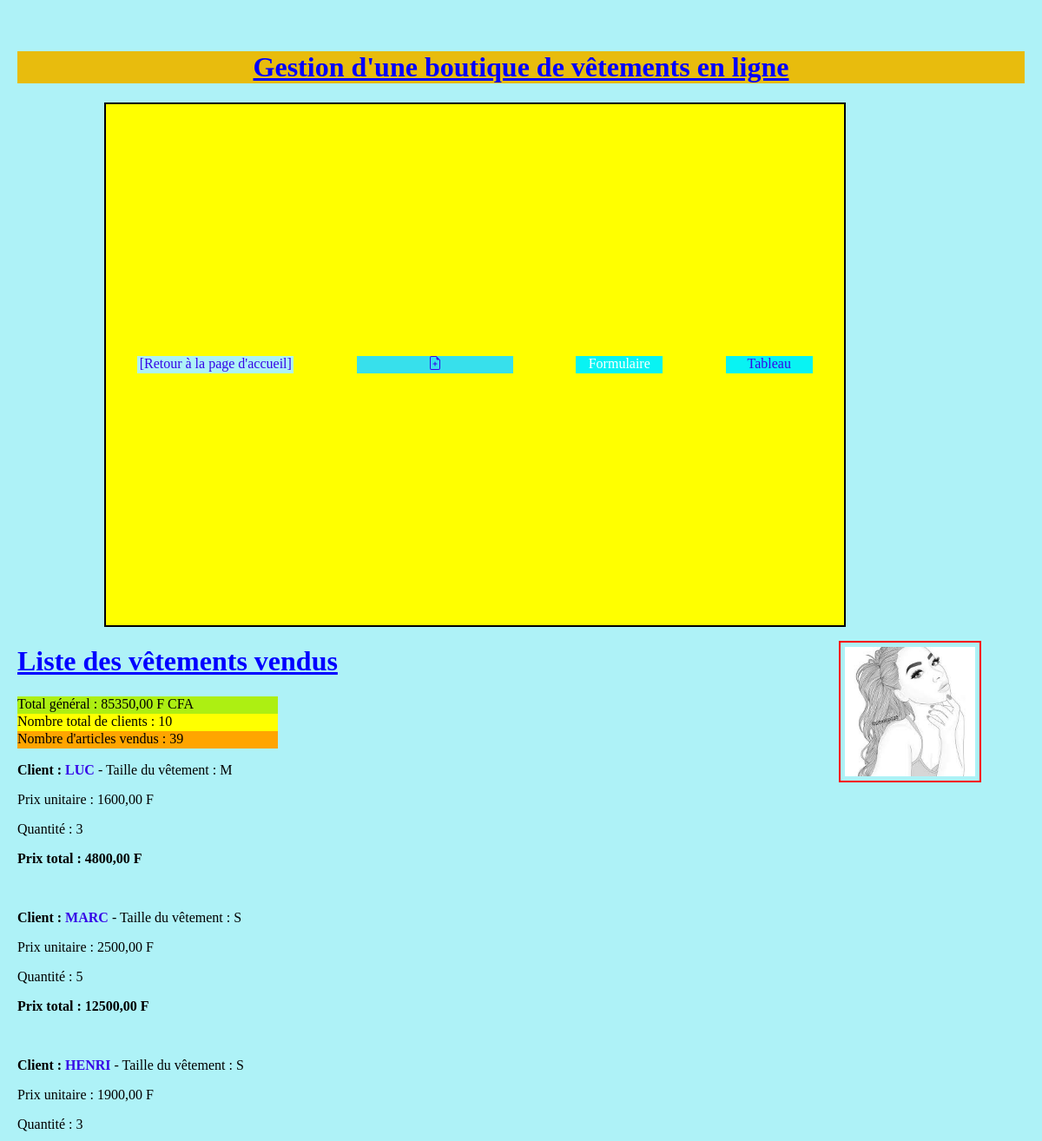
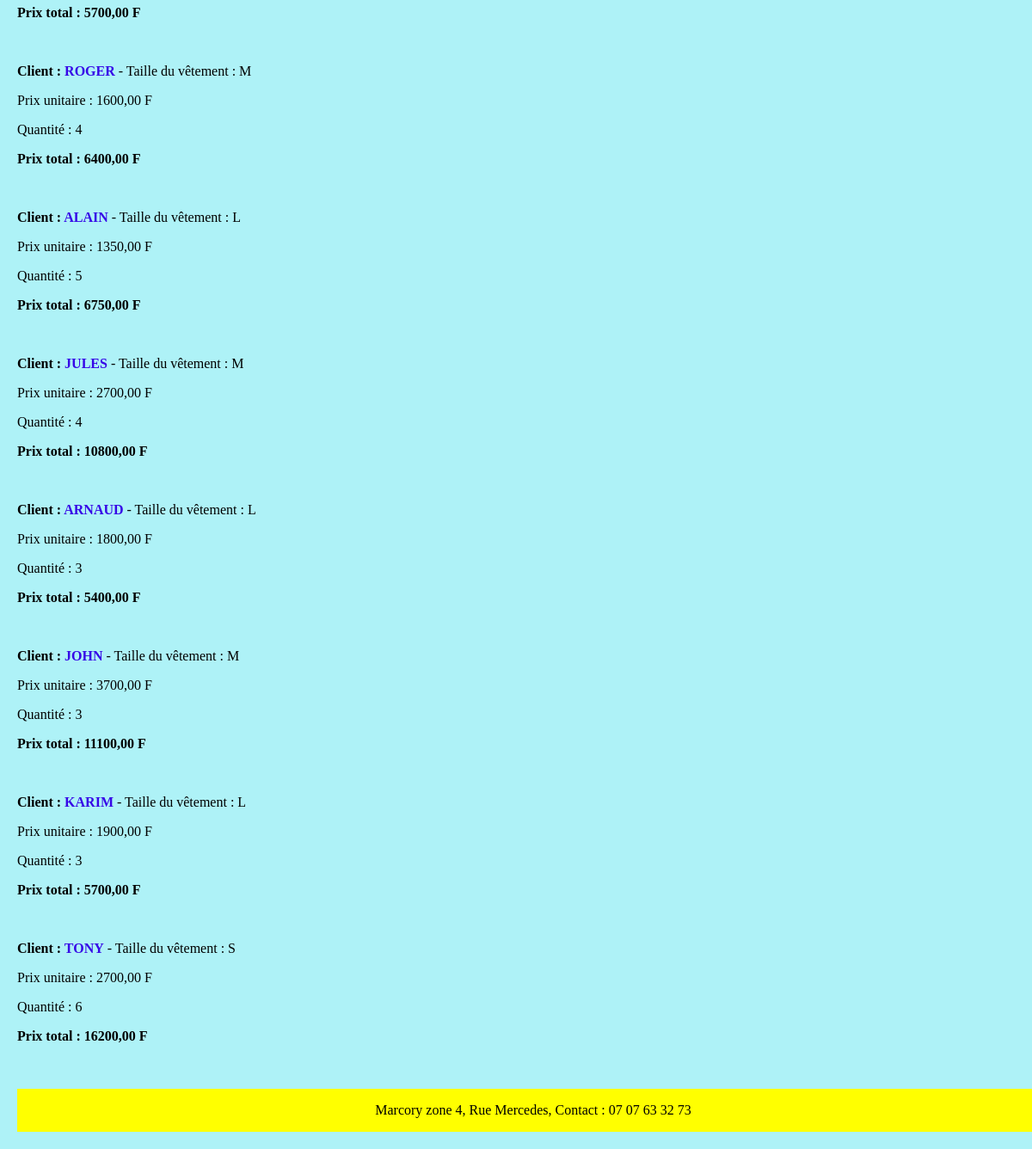
The app's page /, older data (2 pictures, top to bottom).
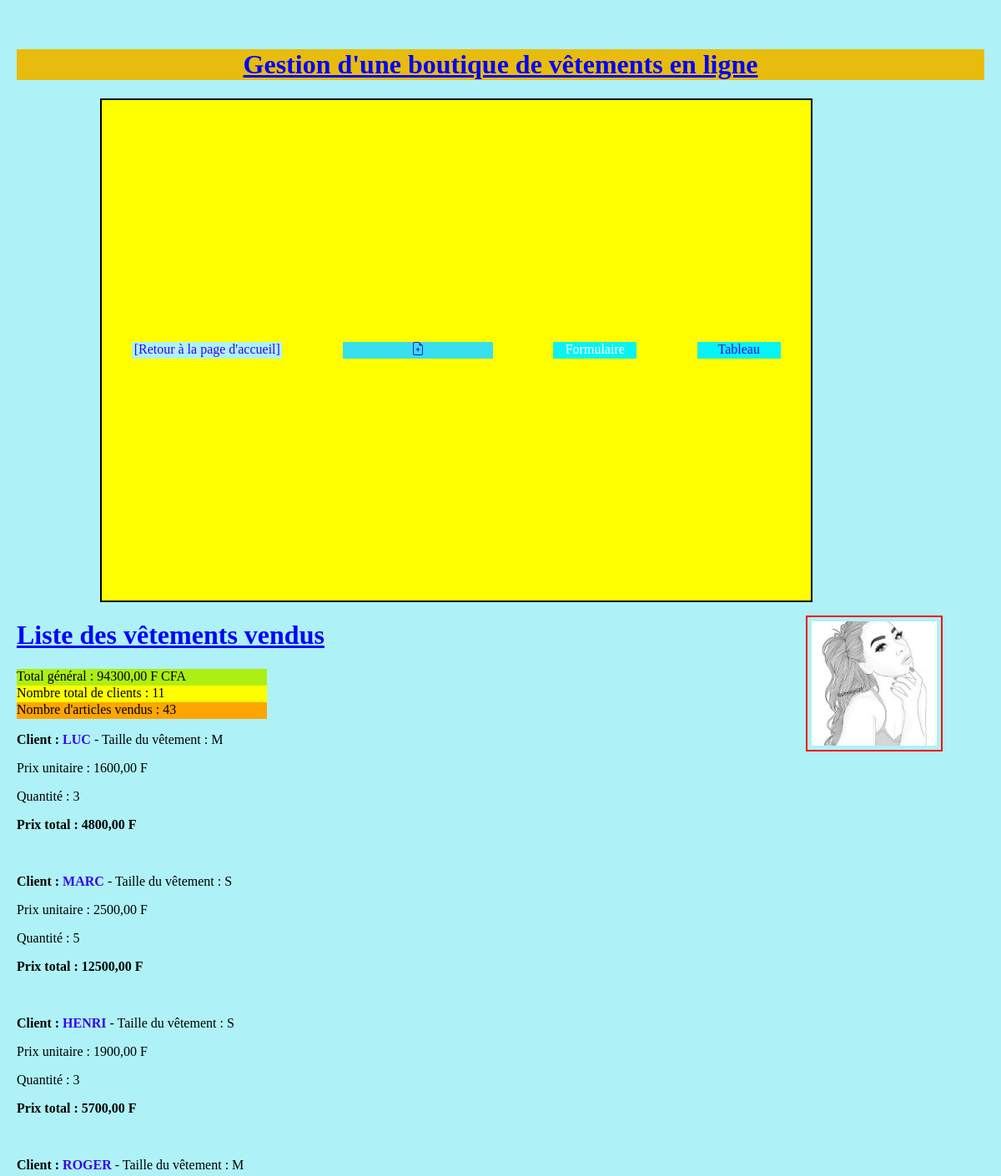
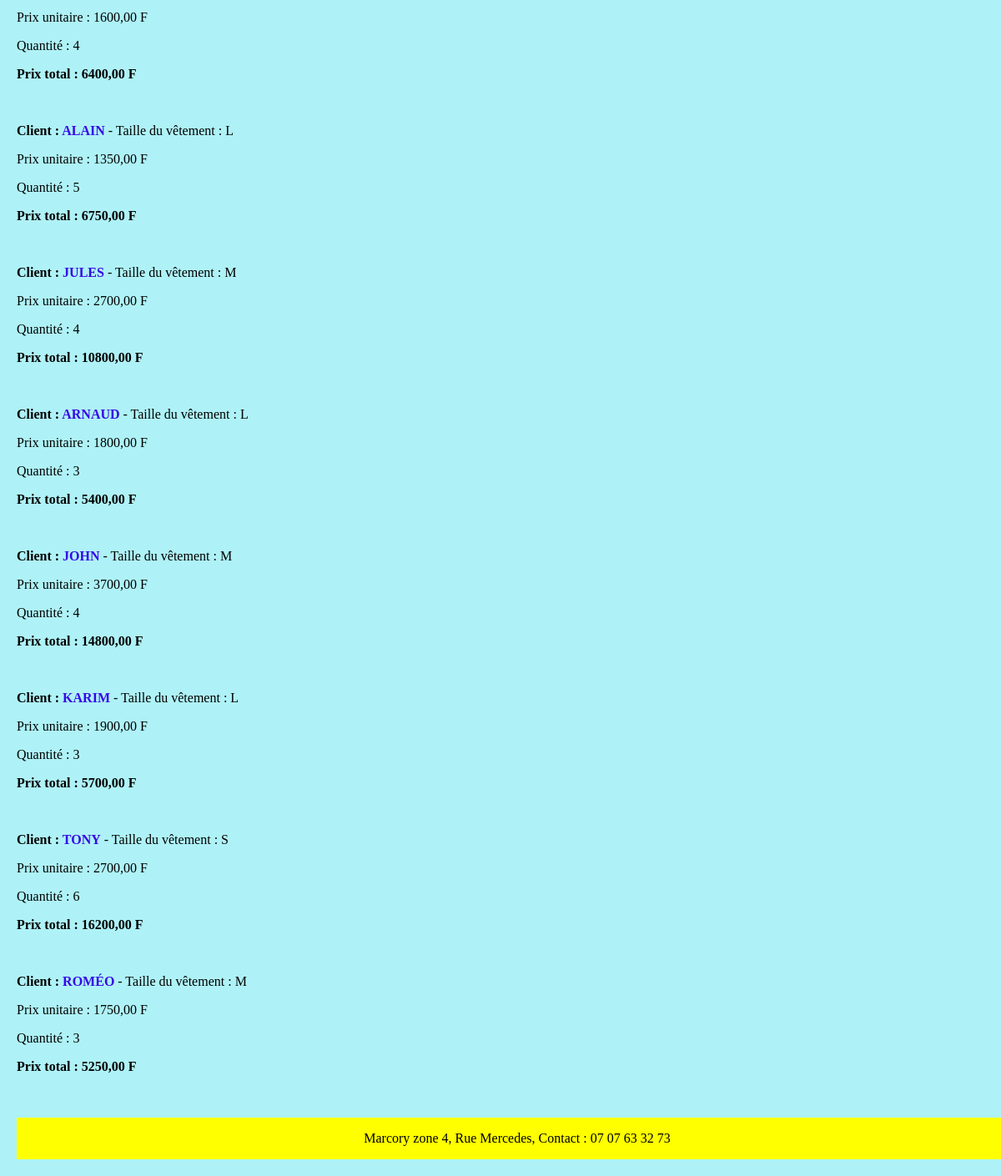
The same page, newer data (2 pictures, top to bottom).
### gestion/models.py (models this page shows, shortened)
class Person(models.Model):
    SHIRT_SIZES = {
        "S": "Small",
        "M": "Medium",
        "L": "Large"
    }
    name = models.CharField(max_length=60)
    shirt_size = models.CharField(max_length=1, choices=SHIRT_SIZES)
    qte = models.IntegerField(blank=True, default=0, null=True, verbose_name='quantité')
    prix = models.DecimalField(max_digits=10, decimal_places=2)
    def publish(self):
        prix_total = self.qte * self.prix
        return prix_total
        self.save()
    def general(self):
        som = 0
        for i in Person.objects.all():
            som = som + i.prix * i.qte
        return som
    def nb_client(self):
        a = Person.objects.all()
        return len(a)
    def nb_article(self):
        soma = 0
        for nb in Person.objects.all():
            soma = soma + nb.qte
        return soma

### gestion/views.py (the view)
# urls.py: path("", views.prod_list, name='prod_list'),
def prod_list(request):
    produit = Person.objects.all()
    prodis = Person.objects.all()[1:2]
    return render(request, 'gestion/prod_list.html', {'produit': produit, 'prodis': prodis})

### gestion/templates/gestion/prod_list.html
 {% extends 'gestion/base.html' %}
 {% block content %}
<h1>Liste des vêtements vendus</h1>
{% for prada in prodis %}
<div id="general">
    <div class="nb_general"> Total général : {{ prada.general }} F CFA</div>
    <div class="nb_client">Nombre total de clients : {{ prada.nb_client }}</div>
    <div class="nb_article"> Nombre d'articles vendus : {{ prada.nb_article }}</div>
</div>
{% endfor %}
{% for prod in produit %}
    <p><strong>Client :<a href="{% url 'prod_detail' pk=prod.pk %}"> {{ prod.name |upper }}</a></strong> - Taille du vêtement : {{ prod.shirt_size }}</p>
    <p>Prix unitaire : {{ prod.prix }} F</p>
    <p>Quantité : {{ prod.qte }}</p>
    <p><strong> Prix total : {{ prod.publish }} F</strong></p>
    <br/>
{% endfor%}
{% endblock %}

Row changes from the older to the newer data that the page shows:
changed through a linked row, Person "MARC": general "85350,00" → "94300,00"; nb_client "10" → "11"; nb_article "39" → "43"
changed Person "JOHN": qte "3" → "4"; publish "11100,00" → "14800,00"
added Person: name "ROMÉO", shirt_size "M", prix "1750,00", qte "3", publish "5250,00"
